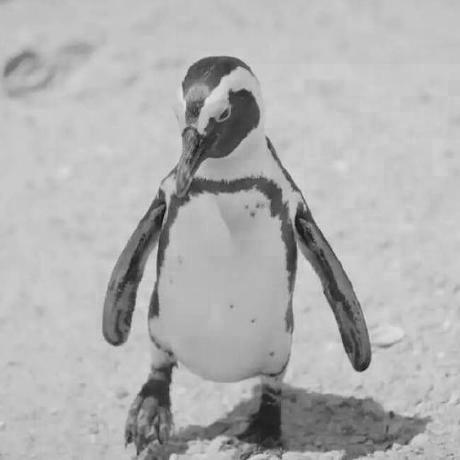
%> input picture imgs/gray.jpg, 460 x 460 px
$ octave sharpen2.m   (GNU Octave 9; MATLAB toolbox functions it lacks are replaced by stand-ins)
%> lines starting %> are read from the running program, lines starting %| are printed output that depends on the picture
f = imread('gray.jpg');
%> f is the input picture: size 460x460 uint8; min 9, max 227, mean 177.2
w = fspecial('gaussian', [5, 5], 3);

gBlur = imfilter(f, w, 'replicate');
gMask = f - gBlur;
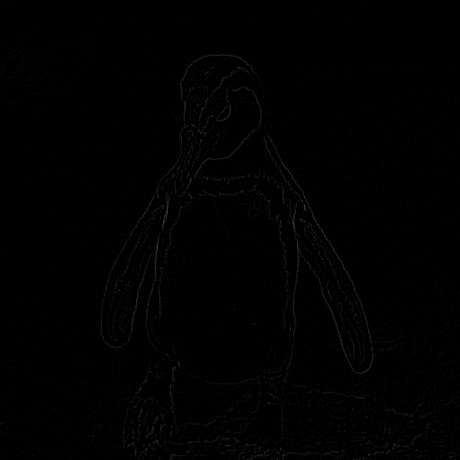
%> gMask: size 460x460 uint8; min 0, max 59, mean 1.1
g1 = f + gMask;
g2 = f + 4.5 * gMask;
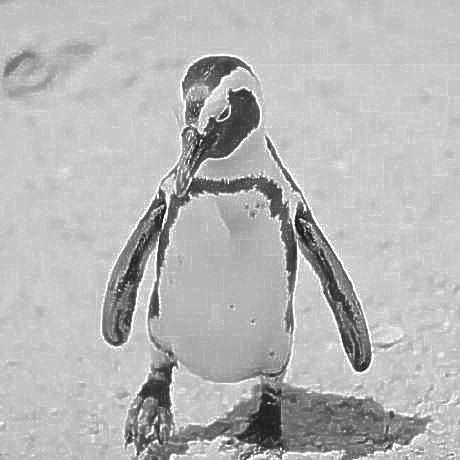
%> g2: size 460x460 uint8; min 9, max 255, mean 181.8

figure, imshow(f)
figure, imshow(gBlur)
figure, imshow(gMask)
figure, imshow(g1)
figure, imshow(g2)
